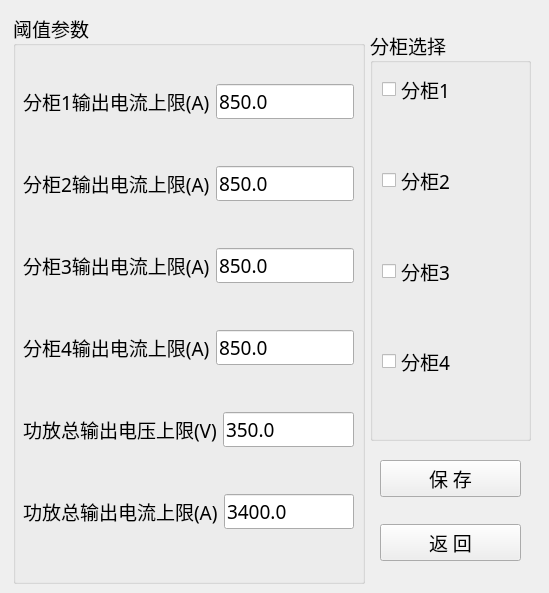
<?xml version="1.0" encoding="UTF-8"?>
<ui version="4.0">
 <class>basicparasetDialog</class>
 <widget class="QWidget" name="basicparasetDialog">
  <property name="geometry">
   <rect>
    <x>0</x>
    <y>0</y>
    <width>549</width>
    <height>593</height>
   </rect>
  </property>
  <property name="windowTitle">
   <string>基本参数设置</string>
  </property>
  <widget class="QGroupBox" name="groupBox">
   <property name="geometry">
    <rect>
     <x>370</x>
     <y>30</y>
     <width>161</width>
     <height>411</height>
    </rect>
   </property>
   <property name="font">
    <font>
     <family>微软雅黑</family>
     <pointsize>14</pointsize>
    </font>
   </property>
   <property name="title">
    <string>分柜选择</string>
   </property>
   <layout class="QGridLayout" name="gridLayout_2">
    <item row="0" column="0">
     <layout class="QVBoxLayout" name="verticalLayout_4">
      <item>
       <widget class="QCheckBox" name="checkBox_Sub1">
        <property name="font">
         <font>
          <family>微软雅黑</family>
          <pointsize>14</pointsize>
         </font>
        </property>
        <property name="text">
         <string>分柜1</string>
        </property>
       </widget>
      </item>
      <item>
       <spacer name="verticalSpacer_6">
        <property name="orientation">
         <enum>Qt::Vertical</enum>
        </property>
        <property name="sizeHint" stdset="0">
         <size>
          <width>20</width>
          <height>40</height>
         </size>
        </property>
       </spacer>
      </item>
      <item>
       <widget class="QCheckBox" name="checkBox_Sub2">
        <property name="font">
         <font>
          <family>微软雅黑</family>
          <pointsize>14</pointsize>
         </font>
        </property>
        <property name="text">
         <string>分柜2</string>
        </property>
       </widget>
      </item>
      <item>
       <spacer name="verticalSpacer_7">
        <property name="orientation">
         <enum>Qt::Vertical</enum>
        </property>
        <property name="sizeHint" stdset="0">
         <size>
          <width>20</width>
          <height>40</height>
         </size>
        </property>
       </spacer>
      </item>
      <item>
       <widget class="QCheckBox" name="checkBox_Sub3">
        <property name="font">
         <font>
          <family>微软雅黑</family>
          <pointsize>14</pointsize>
         </font>
        </property>
        <property name="text">
         <string>分柜3</string>
        </property>
       </widget>
      </item>
      <item>
       <spacer name="verticalSpacer_8">
        <property name="orientation">
         <enum>Qt::Vertical</enum>
        </property>
        <property name="sizeHint" stdset="0">
         <size>
          <width>20</width>
          <height>40</height>
         </size>
        </property>
       </spacer>
      </item>
      <item>
       <widget class="QCheckBox" name="checkBox_Sub4">
        <property name="font">
         <font>
          <family>微软雅黑</family>
          <pointsize>14</pointsize>
         </font>
        </property>
        <property name="text">
         <string>分柜4</string>
        </property>
       </widget>
      </item>
      <item>
       <spacer name="verticalSpacer_9">
        <property name="orientation">
         <enum>Qt::Vertical</enum>
        </property>
        <property name="sizeHint" stdset="0">
         <size>
          <width>20</width>
          <height>40</height>
         </size>
        </property>
       </spacer>
      </item>
     </layout>
    </item>
   </layout>
  </widget>
  <widget class="QGroupBox" name="groupBox_2">
   <property name="geometry">
    <rect>
     <x>13</x>
     <y>13</y>
     <width>352</width>
     <height>571</height>
    </rect>
   </property>
   <property name="font">
    <font>
     <family>微软雅黑</family>
     <pointsize>14</pointsize>
    </font>
   </property>
   <property name="title">
    <string>阈值参数</string>
   </property>
   <widget class="QWidget" name="layoutWidget">
    <property name="geometry">
     <rect>
      <x>10</x>
      <y>30</y>
      <width>331</width>
      <height>531</height>
     </rect>
    </property>
    <layout class="QVBoxLayout" name="verticalLayout_2">
     <item>
      <layout class="QHBoxLayout" name="horizontalLayout_9">
       <item>
        <widget class="QLabel" name="label_9">
         <property name="font">
          <font>
           <family>微软雅黑</family>
           <pointsize>14</pointsize>
          </font>
         </property>
         <property name="text">
          <string>分柜1输出电流上限(A)</string>
         </property>
        </widget>
       </item>
       <item>
        <widget class="mylineedit" name="lineEdit_SubCurrentUp">
         <property name="text">
          <string>850.0</string>
         </property>
        </widget>
       </item>
      </layout>
     </item>
     <item>
      <layout class="QHBoxLayout" name="horizontalLayout_10">
       <item>
        <widget class="QLabel" name="label_10">
         <property name="font">
          <font>
           <family>微软雅黑</family>
           <pointsize>14</pointsize>
          </font>
         </property>
         <property name="text">
          <string>分柜2输出电流上限(A)</string>
         </property>
        </widget>
       </item>
       <item>
        <widget class="mylineedit" name="lineEdit_SubCurrentUp_2">
         <property name="text">
          <string>850.0</string>
         </property>
        </widget>
       </item>
      </layout>
     </item>
     <item>
      <layout class="QHBoxLayout" name="horizontalLayout_11">
       <item>
        <widget class="QLabel" name="label_11">
         <property name="font">
          <font>
           <family>微软雅黑</family>
           <pointsize>14</pointsize>
          </font>
         </property>
         <property name="text">
          <string>分柜3输出电流上限(A)</string>
         </property>
        </widget>
       </item>
       <item>
        <widget class="mylineedit" name="lineEdit_SubCurrentUp_3">
         <property name="text">
          <string>850.0</string>
         </property>
        </widget>
       </item>
      </layout>
     </item>
     <item>
      <layout class="QHBoxLayout" name="horizontalLayout_12">
       <item>
        <widget class="QLabel" name="label_12">
         <property name="font">
          <font>
           <family>微软雅黑</family>
           <pointsize>14</pointsize>
          </font>
         </property>
         <property name="text">
          <string>分柜4输出电流上限(A)</string>
         </property>
        </widget>
       </item>
       <item>
        <widget class="mylineedit" name="lineEdit_SubCurrentUp_4">
         <property name="text">
          <string>850.0</string>
         </property>
        </widget>
       </item>
      </layout>
     </item>
     <item>
      <layout class="QHBoxLayout" name="horizontalLayout_5">
       <item>
        <widget class="QLabel" name="label_5">
         <property name="font">
          <font>
           <family>微软雅黑</family>
           <pointsize>14</pointsize>
          </font>
         </property>
         <property name="text">
          <string>功放总输出电压上限(V)</string>
         </property>
        </widget>
       </item>
       <item>
        <widget class="mylineedit" name="lineEdit_GfTotalVoltUp">
         <property name="text">
          <string>350.0</string>
         </property>
        </widget>
       </item>
      </layout>
     </item>
     <item>
      <layout class="QHBoxLayout" name="horizontalLayout_6">
       <item>
        <widget class="QLabel" name="label_6">
         <property name="font">
          <font>
           <family>微软雅黑</family>
           <pointsize>14</pointsize>
          </font>
         </property>
         <property name="text">
          <string>功放总输出电流上限(A)</string>
         </property>
        </widget>
       </item>
       <item>
        <widget class="mylineedit" name="lineEdit_GfTotalCurrentUp">
         <property name="text">
          <string>3400.0</string>
         </property>
        </widget>
       </item>
      </layout>
     </item>
    </layout>
   </widget>
  </widget>
  <widget class="QWidget" name="layoutWidget">
   <property name="geometry">
    <rect>
     <x>380</x>
     <y>460</y>
     <width>141</width>
     <height>101</height>
    </rect>
   </property>
   <layout class="QVBoxLayout" name="verticalLayout_3">
    <item>
     <widget class="QPushButton" name="okBtn">
      <property name="font">
       <font>
        <family>微软雅黑</family>
        <pointsize>14</pointsize>
       </font>
      </property>
      <property name="text">
       <string>保 存</string>
      </property>
     </widget>
    </item>
    <item>
     <spacer name="verticalSpacer_5">
      <property name="orientation">
       <enum>Qt::Vertical</enum>
      </property>
      <property name="sizeHint" stdset="0">
       <size>
        <width>20</width>
        <height>40</height>
       </size>
      </property>
     </spacer>
    </item>
    <item>
     <widget class="QPushButton" name="cancelBtn">
      <property name="font">
       <font>
        <family>微软雅黑</family>
        <pointsize>14</pointsize>
       </font>
      </property>
      <property name="text">
       <string>返 回</string>
      </property>
     </widget>
    </item>
   </layout>
  </widget>
  <widget class="QWidget" name="layoutWidget">
   <property name="geometry">
    <rect>
     <x>0</x>
     <y>0</y>
     <width>2</width>
     <height>2</height>
    </rect>
   </property>
   <layout class="QGridLayout" name="gridLayout"/>
  </widget>
 </widget>
 <customwidgets>
  <customwidget>
   <class>mylineedit</class>
   <extends>QLineEdit</extends>
   <header>mylineedit.h</header>
  </customwidget>
 </customwidgets>
 <resources/>
 <connections/>
</ui>
